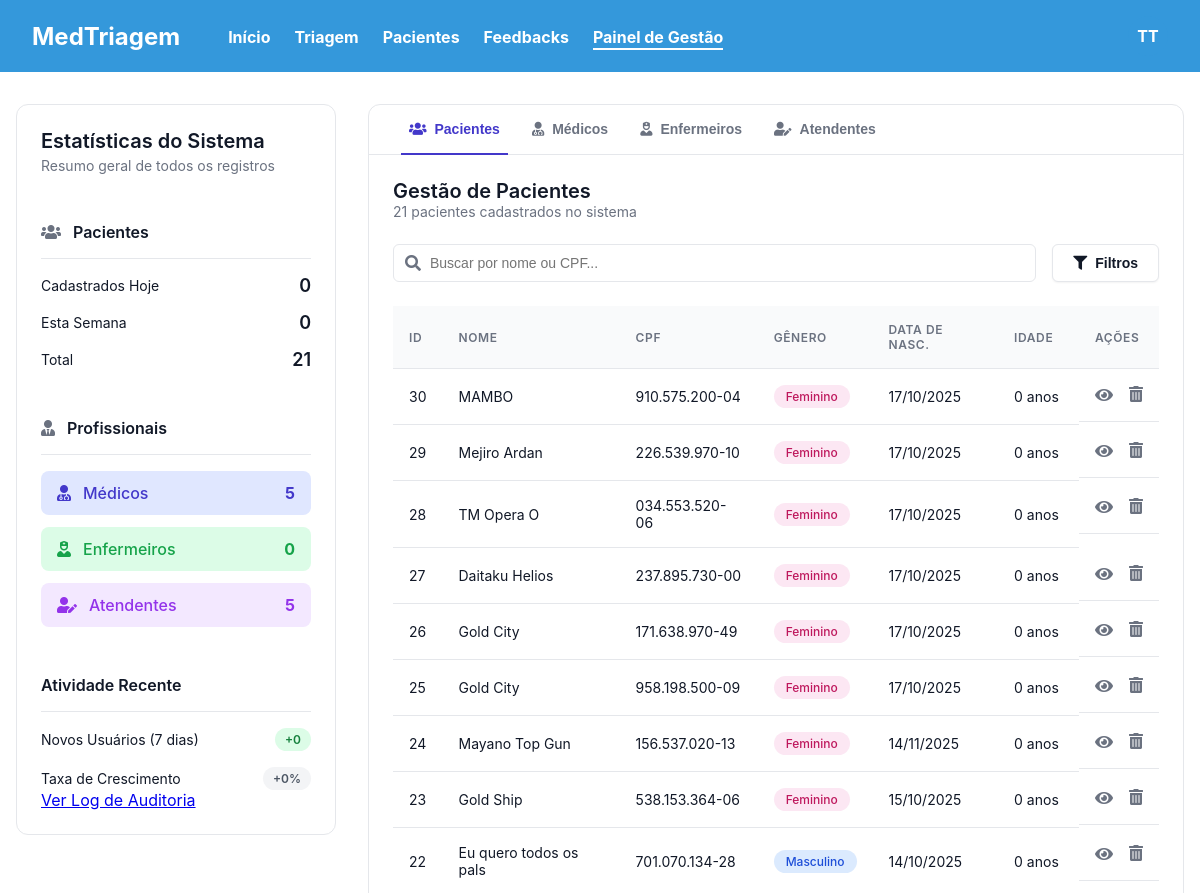
The app's page /master/gestao/ (signed in, upper part), older data.
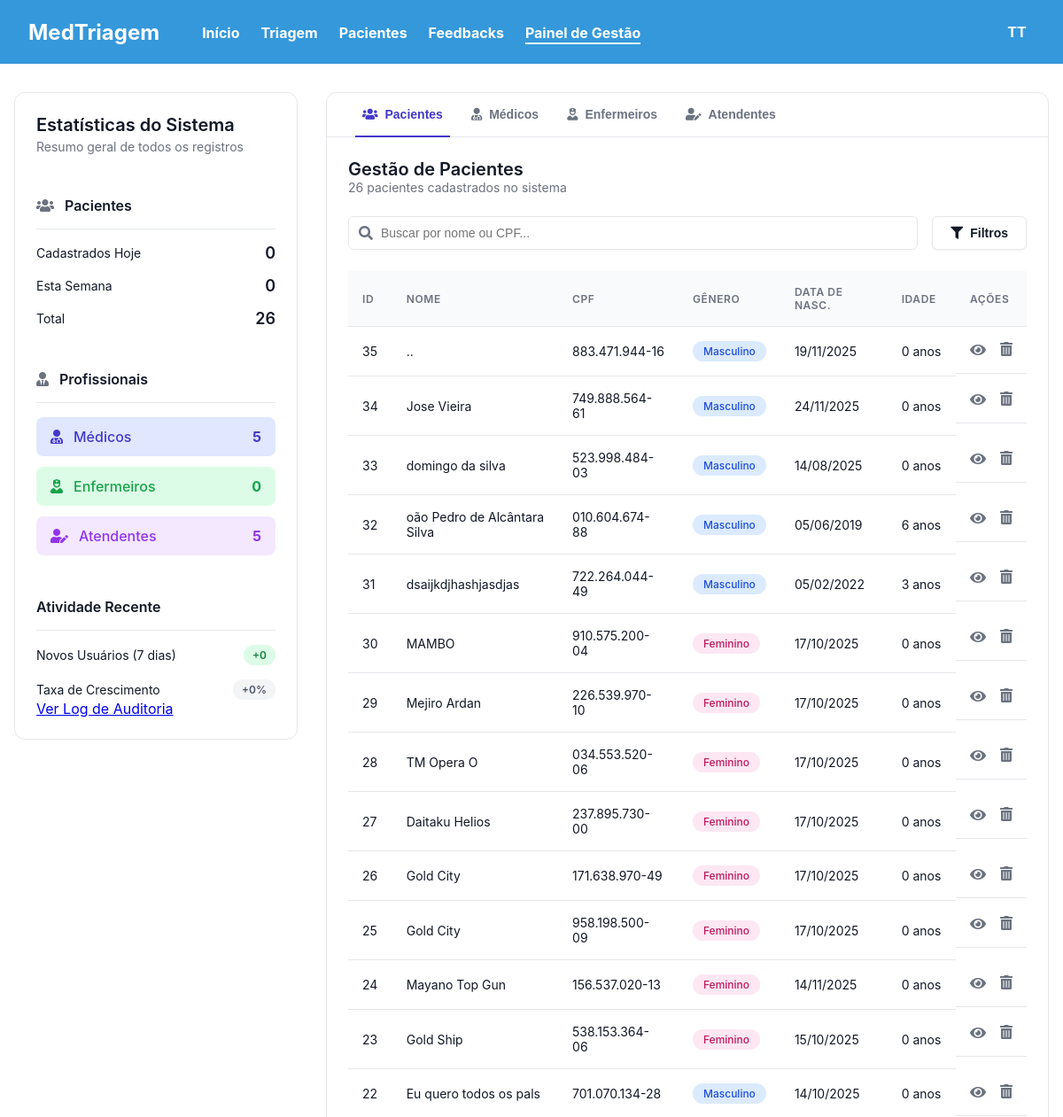
The same page, newer data.
### triagem/models.py (models this page shows, shortened)
class Paciente(models.Model):
    unidade_saude = models.ForeignKey(UnidadeSaude, on_delete=models.CASCADE, null=True) # Campo OBRIGATÓRIO
    Sexualidade = [
        ('Masculino', 'Masculino'),
        ('Feminino', 'Feminino'),
    ]
    Convenios = [
        ('SUS', 'SUS'),
        ('Unimed', 'Unimed'),
        ('Hapvida', 'Hapvida'),
        ('Amil', 'Amil'),
        ('Bradesco Saude', 'Bradesco Saude'),
    ]
    Status = [
        ('Pendente', 'Pendente'),
        ('Aguardando', 'Aguardando'),
        ('Em atendimento', 'Em atendimento'),
        ('Concluido', 'Concluido'),
    ]
    Sintomas = [
        ('Dor_Toracica', 'Dor Torácica / Aperto no Peito'),
        ('Falta_de_Ar', 'Falta de Ar / Dificuldade para Respirar'),
        ('Alteracao_Neurologica_Grave', 'Alteração de Consciência / Convulsão / Confusão'),
        ('Sangramento_Ativo', 'Sangramento Ativo / Vômito ou Fezes com Sangue'),
        ('Febre', 'Febre / Calafrios'),
        ('Dor_de_Cabeca', 'Dor de Cabeça'),
        ('Tontura_MalEstar', 'Tontura / Fraqueza / Mal-estar Geral'),
        ('Sintomas_Respiratorios_Leves', 'Tosse / Espirros / Dor de Garganta'),
        ('Dor_Abdominal', 'Dor Abdominal / Cólica'),
        ('Sintomas_Gastrointestinais', 'Náusea / Vômito / Diarreia'),
        ('Lesao_Trauma', 'Lesão / Trauma / Queda Recente'),
        ('Dor_Locomotora', 'Dor Muscular / Articular / Lombar'),
        ('Reacao_Alergica_Pele', 'Reação Alérgica / Erupção na Pele / Inchaço'),
        ('Queixa_Urinaria', 'Queixa Urinária (Dor ao urinar / Sangue na urina)'),
        ('Outro', 'Outro'),
    ]
    Risco = [
        ('Vermelho', 'Emergência'),
        ('Laranja', 'Muito Urgente'),
        ('Amarelo', 'Urgente'),
        ('Verde', 'Pouco Urgente'),
        ('Azul', 'Não Urgente'),
    ]
    Profissionais = [
        ('Clinica Medica', 'Clinica Medica'),
        ('Ortopedia', 'Ortopedia'),
        ('Pediatria', 'Pediatria'),
        ('Cardiologia', 'Cardiologia'),
        ('Neurologia', 'Neurologia'),
    ]
    nome = models.CharField(max_length=100)
    data_nascimento = models.DateField(verbose_name="Data de Nascimento")
    sexo = models.CharField(choices=Sexualidade, max_length=50)
    cpf = models.CharField(unique=True, max_length=14)
    convenio = models.CharField(choices=Convenios, max_length=50)
    nome_responsavel = models.CharField(max_length=100, blank=True, null=True, verbose_name="Nome do Responsável")
    cpf_responsavel = models.CharField(max_length=14, blank=True, null=True, verbose_name="CPF do Responsável")
    temperatura = models.FloatField(max_length=3)
    pressao_sistolica = models.CharField(max_length=3) # Valor maior
    pressao_diastolica = models.CharField(max_length=3) # Valor menor
    pulso = models.CharField(max_length=3)
    frequenciaRespiratoria = models.CharField(max_length=3)
    saturacao = models.CharField(max_length=3)
    glicemia = models.CharField(max_length=3)
    dor = models.IntegerField(validators=[MinValueValidator(0), MaxValueValidator(10)])
    queixa = models.CharField(max_length=1000)
    inicio_sintomas = models.DateField()
    sintomas_associados = models.CharField(choices=Sintomas, max_length=50)
    observacoes = models.CharField(blank=True, null=True, max_length=1000)
    classificacao = models.CharField(choices=Risco, max_length=50,blank=True, null=True)
    justificativa = models.CharField(max_length=255, blank=True, null=True)
    encaminhamento = models.CharField(choices=Profissionais, max_length=50,blank=True, null=True)
    status = models.CharField(max_length=30, choices=Status, default='Pendente',blank=True, null=True)
    hora_chegada = models.DateTimeField(default=timezone.now, blank=True)
    hora_inicio_atendimento = models.DateTimeField(null=True, blank=True)
    hora_fim_atendimento = models.DateTimeField(null=True, blank=True)
    atendente = models.ForeignKey(settings.AUTH_USER_MODEL, on_delete=models.PROTECT, related_name='pacientes_criados')
    medico_responsavel = models.ForeignKey(settings.AUTH_USER_MODEL, on_delete=models.SET_NULL, related_name='pacientes_atendidos', null=True, blank=True)
    @property
    def idade(self):
        if not self.data_nascimento:
            return None # Retorna nada se a data de nascimento não estiver preenchida
        hoje = date.today()
        idade_calculada = hoje.year - self.data_nascimento.year - ((hoje.month, hoje.day) < (self.data_nascimento.month, self.data_nascimento.day))
        return idade_calculada

### triagem/decorators.py (the view)
    def _wrapped_view(request, *args, **kwargs):
        if not (request.user.is_superuser or (request.user.is_authenticated and request.user.tipo_usuario == 'ADMIN')):
            raise PermissionDenied
        return view_func(request, *args, **kwargs)

### triagem/models.py (called while the page is built)
    @property
    def registro_formatado(self):
        if self.tipo_usuario == self.TipoUsuario.MEDICO and self.crm and self.uf_registro:
            return f"CRM-{self.uf_registro} {self.crm}"
        elif self.tipo_usuario == self.TipoUsuario.ENFERMEIRO and self.coren and self.uf_registro:
            return f"COREN-{self.uf_registro} {self.coren}"
        return "-" # Retorna um traço se não houver registro aplicável

### triagem/templates/site/gestao.html (shortened to what the changed rows need)
{% extends 'site/headerBase.html' %}
{% load static %}
{% block styles %}
    <link rel="stylesheet" href="{% static 'front/css/gestao.css' %}?v=5">
{% endblock %}
{% block content %}
<div class="gestao-container">
    <aside class="sidebar-estatisticas">
        <div class="sidebar-section">
            <h2>Estatísticas do Sistema</h2>
        </div>
        <div class="sidebar-section">
            <ul class="stat-list">
                <li class="stat-item">
                    <span>Total</span>
                    <span class="stat-value">{{ total_pacientes }}</span>
                </li>
            </ul>
        </div>
    </aside>
    <div class="management-section">
            <div id="pacientes" class="tab-content active">
                <div class="content-header">
                    <div>
                        <h2>Gestão de Pacientes</h2>
                        <p class="subtitle">{{ total_pacientes }} pacientes cadastrados no sistema </p>
                    </div>
                </div>
                <table>
                    <thead>
                        <tr>
                            <th>ID</th>
                            <th>Nome</th>
                            <th>CPF</th>
                            <th>Gênero</th>
                            <th>Data de Nasc.</th>
                            <th>Idade</th>
                            <th>Ações</th>
                        </tr>
                    </thead>
                    <tbody>
                        {% for paciente in pacientes %}
                        <tr>
                            <td>{{ paciente.id }}</td>
                            <td>{{ paciente.nome }}</td>
                            <td>{{ paciente.cpf }}</td>
                            <td>
                                <span class="badge genero-{{ paciente.get_sexo_display|lower }}">
                                    {{ paciente.get_sexo_display }}
                                </span>
                            </td>
                            <td>{{ paciente.data_nascimento|date:"d/m/Y" }}</td>
                            <td>{{ paciente.idade }} anos</td>
                            <td class="actions">
                                <a href="{% url 'hosp:mostrar' pk=paciente.pk %}" class="action-icon" title="Ver Prontuário">
                                    <i class="fas fa-eye"></i>
                                </a>
                                <form action="{% url 'hosp:deletar' pk=paciente.pk %}" method="post" style="display: inline;" onsubmit="return confirm('Tem certeza que deseja remover o paciente \'{{ paciente.nome|addslashes }}\'?');">
                                    <button type="submit" class="action-icon-delete" title="Remover">
                                        <i class="fas fa-trash-alt"></i>
                                    </button>
                                </form>
                            </td>
                        </tr>
                        {% empty %}
                        <tr><td colspan="7">Nenhum paciente cadastrado.</td></tr>
                        {% endfor %}
                    </tbody>
                </table>
            </div>
    </div>
</div>
{% endblock %}

Row changes from the older to the newer data that the page shows:
now on this page (row edited): Paciente: id "35", nome "..", cpf "883.471.944-16", sexo "Masculino", data_nascimento "19/11/2025", idade "0"
now on this page (row edited): Paciente: id "34", nome "Jose Vieira", cpf "749.888.564-61", sexo "Masculino", data_nascimento "24/11/2025", idade "0"
now on this page (row edited): Paciente: id "33", nome "domingo da silva", cpf "523.998.484-03", sexo "Masculino", data_nascimento "14/08/2025", idade "0"
now on this page (row edited): Paciente: id "32", nome "oão Pedro de Alcântara Silva", cpf "010.604.674-88", sexo "Masculino", data_nascimento "05/06/2019", idade "6"
now on this page (row edited): Paciente: id "31", nome "dsaijkdjhashjasdjas", cpf "722.264.044-49", sexo "Masculino", data_nascimento "05/02/2022", idade "3"
Text that changed along with them:
{{ total_pacientes }}: "21" → "26"
